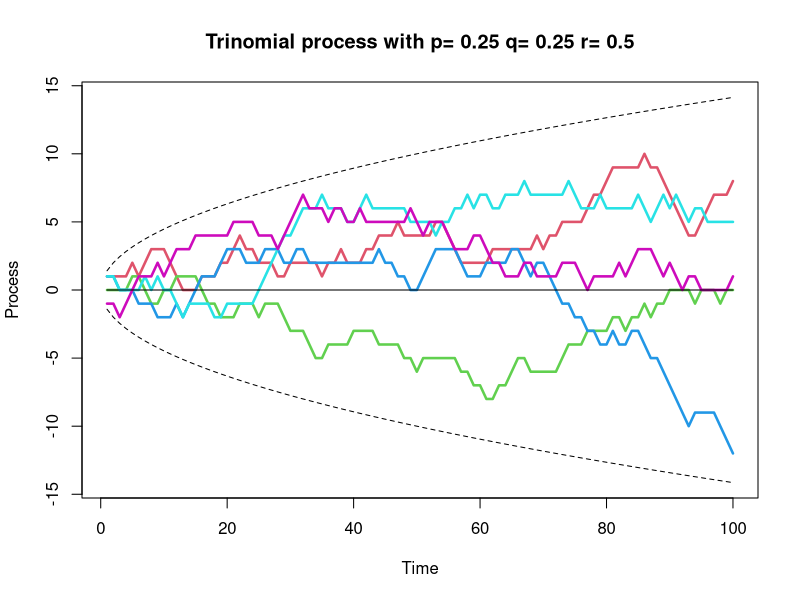

This chart was generated by the following R code:

rm(list = ls(all = TRUE))
graphics.off()

# Function definition
SFEtrinomp = function(n, k, p, q) {
    if (as.numeric(p) + as.numeric(q) > 1 | as.numeric(p) + as.numeric(q) < 
        0) {
        stop("SFEtrinomp: p and q must be smaller than 1 and in sum larger 0 but smaller 1!")
    }
    if (n <= 0 | k <= 0) {
        stop("SFEtrinomp: Please input a positive number of steps (n) and number of trajectories (k)!")
    }
    n = floor(n)    # makes sure number of steps is integer
    k = floor(k)    # makes sure number of path	is integer
    
    # Main simulation
    set.seed(0)     # pseudo random numbers
    u = 1           # n of t increments Z_1,...,Z_t take value u
    d = 1           # m of t increments Z_1,...,Z_t take value d
    t = 1:n
    trend = t * (p * u - q * d)
    std = sqrt(t * (p * (1 - p) + q * (1 - q) + 2 * p * q * u * d))
    s1 = trend + 2 * std                    # upper confidence band
    s2 = trend - 2 * std                    # lower confidence band
    z = matrix(runif(n * k), n, k)          # uniform random numbers
    z = (-1) * (z < q) + (z > (1 - p))
    x = apply(z, MARGIN = 2, FUN = cumsum)
    
    # Plot of trinomial process
    matplot(x, lwd = 2.5, main = paste("Trinomial process with p=", p, "q=", 
        q, "r=", 1 - p - q), xlab = "Time", ylab = "Process", type = "l", lty = 1, 
        ylim = c(min(x, s2), max(x, s1)), col = 2:(k + 1))
    lines(trend)
    lines(s1, lty = 2)
    lines(s2, lty = 2)
}

# enter parameters as n = 100 (number of steps), k = 5 (number of paths), p = 0.25 (probability of up movement), q = 0.25 (probability of down movement)
SFEtrinomp(n = 100, k = 5, p = 0.25, q = 0.25) 
